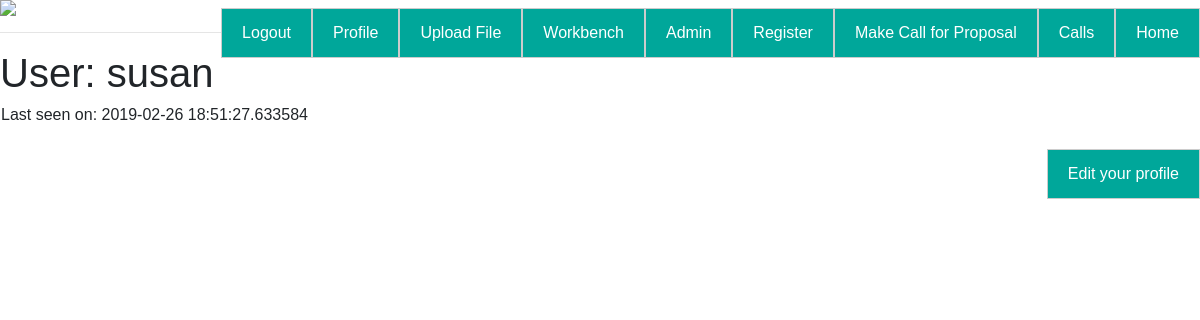
The page /profile/susan (signed in) on the database as committed earlier.
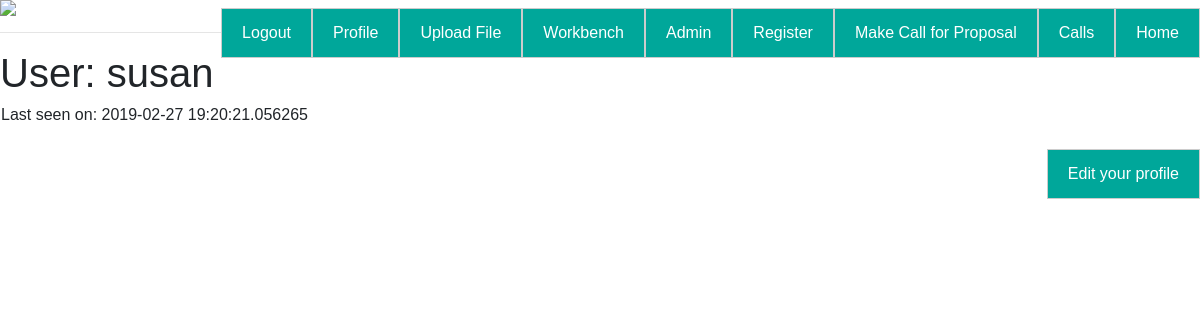
The same page on the database as committed later.
### app/models.py (models this page shows, shortened)
class User(db.Model, UserMixin):
    id = db.Column(db.Integer, primary_key=True)
    username = db.Column(db.String(64), index=True, unique=True)
    email = db.Column(db.String(120), index=True, unique=True)
    password_hash = db.Column(db.String(128))
    access = db.Column(db.Integer)
    proposals = db.relationship('Proposal', backref='author', lazy='dynamic')
    education_info = db.relationship("EducationInfo", backref="author", lazy="dynamic")
    employment = db.relationship("Employment", backref="author", lazy="dynamic")
    professional_studies = db.relationship("ProfessionalStudies", backref="author", lazy="dynamic")
    distinctions_and_awards = db.relationship("DistinctionsAndAwards", backref="author", lazy="dynamic")
    funding_diversification = db.relationship("FundingDiversification", backref="author", lazy="dynamic")
    team_members = db.relationship("TeamMembers", backref="author", lazy="dynamic")
    impacts = db.relationship("Impacts", backref="author", lazy="dynamic")
    innovations = db.relationship("Innovation",backref="author", lazy="dynamic")
    publications = db.relationship("Publication", backref="author", lazy="dynamic")
    presentations = db.relationship("Presentation", backref="author", lazy="dynamic")
    academic_collabs = db.relationship("AcademicCollabs", backref="author", lazy="dynamic")
    non_academic_collabs = db.relationship("NonAcademicCollabs", backref="author",lazy="dynamic")
    conferences = db.relationship("Conference", backref="author", lazy="dynamic")
    communications = db.relationship("Communications",backref="author",lazy="dynamic")
    funding_ratio = db.relationship("FundingRatio", backref="author",lazy="dynamic")
    public_engagement = db.relationship("PublicEngagement", backref="author",lazy="dynamic")
    about_me = db.Column(db.String(140))
    last_seen = db.Column(db.DateTime, default=datetime.utcnow())
    def is_admin(self):
        return self.access == 2

### app/routes.py (the view)
@app.route('/profile/<username>')
@login_required
def profile(username):
    user = User.query.filter_by(username=username).first_or_404()
    return render_template('profile.html', user=user, img=svg)

### app/models.py (called while the page is built)
@login.user_loader
def load_user(id):
    return User.query.get(int(id))

### app/routes.py (called while the page is built)
@app.before_request
def before_request():
    if current_user.is_authenticated:
        current_user.last_seen = datetime.utcnow()
        db.session.commit()

### app/templates/profile.html (shortened to what this page needs)
{% extends "base.html" %}
{% block content %}
    <h1>User: {{  user.username }}</h1>
    <table>
        <tr valign=""top>
            <td>
                {% if user.last_seen %}<p>Last seen on: {{ user.last_seen }}</p>{%  endif %}
            </td>
        </tr>
    </table>
    {%  if user == current_user %}
    <p><a href="{{  url_for('edit_profile') }}">Edit your profile</a></p>
    {% endif %}
{% endblock %}

### app/templates/base.html (shortened to what this page needs)
<html>
    <head>
      <link rel="stylesheet" href="https://maxcdn.bootstrapcdn.com/bootstrap/4.3.1/css/bootstrap.min.css">
        <link rel="stylesheet" href="{{  url_for('static', filename='css/style.css') }}">
    </head>
    <body>
        <div>
            <img src="{{ img }}">
            <a href="{{ url_for('index') }}">Home</a>
            <a href="{{ url_for('calls') }}">Calls</a>
            {% if current_user.is_anonymous %}
                <a href="{{ url_for('login') }}">Login</a>
            {% else %}
                {% if current_user.is_admin() %}
                    <a href="{{ url_for('makecall') }}">Make Call for Proposal</a>
                    <a href="{{ url_for('register') }}">Register</a>
                    <a href="{{ url_for('admin') }}">Admin</a>
                {% endif %}
                <a href="{{ url_for('workbench') }}">Workbench</a>
                <a href="{{ url_for('upload_file') }}">Upload File</a>
                <a href="{{  url_for('profile', username=current_user.username) }}">Profile</a>
                <a href="{{ url_for('logout') }}">Logout</a>
            {% endif %}
        </div>
        {% block content %}{% endblock %}
    </body>
</html>

### app/static/css/style.css (style rules this page uses)
body { font-family: Arial, Helvetica, sans-serif; }
a { float:right; background-color: #00A79A; color: white; padding: 2em 3em; margin: 8px 0; padding: 12px 20px; display: inline-block; border: 1px solid #ccc; box-sizing: border-box; cursor: pointer; text-decoration: none; }

Rows that differ between the two databases and show on the page:
changed User "susan": last_seen "2019-02-26 18:51:27.633584" → "2019-02-27 19:20:21.056265"
